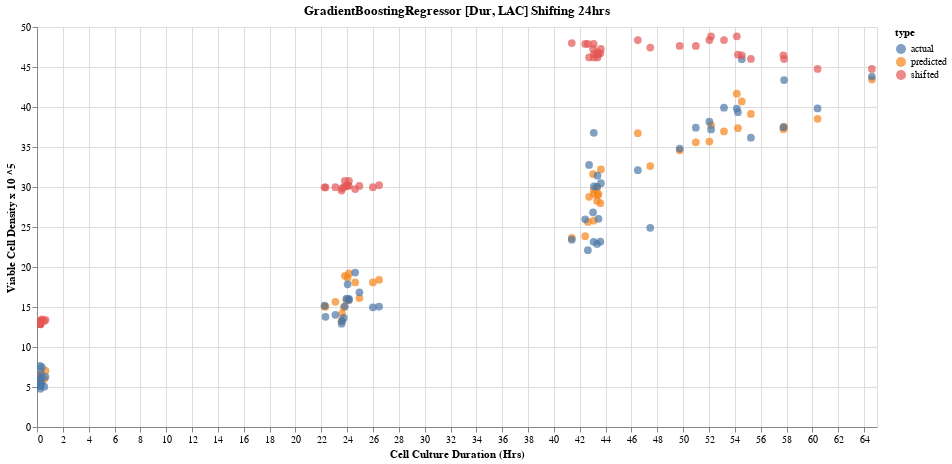

The notebook cell this image was saved under:
### Code cell
chart3 = alt.Chart(to_plot_x).mark_circle(size=60,).encode(
    alt.X('duration', title='Cell Culture Duration (Hrs)'),
    alt.Y('VCD',title='Viable Cell Density x 10 ^5'),
    color = 'type',
    tooltip = ["type", 'VCD', 'duration','Process_lot']

).properties(
    width=840,
    height=400,
    title='GradientBoostingRegressor [Dur, LAC] Shifting 24hrs'
)
sav = (chart3 ).interactive()

sav

### Figure 1 — Vega-Lite specification as saved in the notebook (floating-point values rounded to 4 significant figures; data arrays with more than 128 entries replaced by an {"elided": "..."} marker saying what was removed)
{"config": {"view": {"continuousWidth": 400, "continuousHeight": 300}}, "data": {"name": "data-666d16bf2714b16942b44fe480aaab40"}, "mark": {"type": "circle", "size": 60}, "encoding": {"color": {"type": "nominal", "field": "type"}, "tooltip": [{"type": "nominal", "field": "type"}, {"type": "quantitative", "field": "VCD"}, {"type": "quantitative", "field": "duration"}, {"type": "quantitative", "field": "Process_lot"}], "x": {"type": "quantitative", "field": "duration", "title": "Cell Culture Duration (Hrs)"}, "y": {"type": "quantitative", "field": "VCD", "title": "Viable Cell Density x 10 ^5"}}, "height": 400, "selection": {"selector004": {"type": "interval", "bind": "scales", "encodings": ["x", "y"]}}, "title": "GradientBoostingRegressor [Dur, LAC] Shifting 24hrs", "width": 840, "$schema": "https://vega.github.io/schema/vega-lite/v4.8.1.json", "datasets": {"data-666d16bf2714b16942b44fe480aaab40": {"elided": "171 records"}}}
